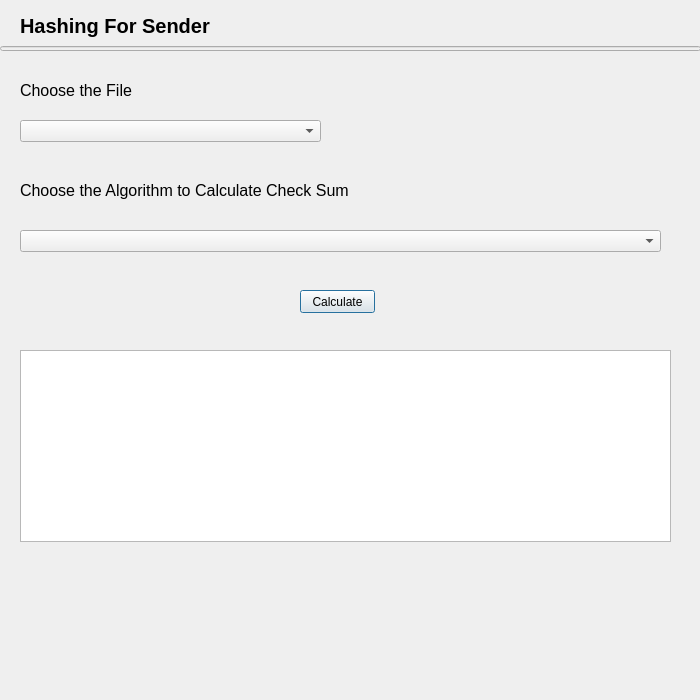
<?xml version="1.0" encoding="UTF-8"?>
<ui version="4.0">
 <class>hashing_sender</class>
 <widget class="QDialog" name="hashing_sender">
  <property name="geometry">
   <rect>
    <x>0</x>
    <y>0</y>
    <width>700</width>
    <height>700</height>
   </rect>
  </property>
  <property name="windowTitle">
   <string>Dialog</string>
  </property>
  <widget class="QComboBox" name="comboBox">
   <property name="geometry">
    <rect>
     <x>20</x>
     <y>120</y>
     <width>301</width>
     <height>22</height>
    </rect>
   </property>
  </widget>
  <widget class="QLabel" name="label_2">
   <property name="geometry">
    <rect>
     <x>20</x>
     <y>180</y>
     <width>341</width>
     <height>21</height>
    </rect>
   </property>
   <property name="font">
    <font>
     <pointsize>12</pointsize>
     <weight>50</weight>
     <bold>false</bold>
    </font>
   </property>
   <property name="text">
    <string>Choose the Algorithm to Calculate Check Sum</string>
   </property>
  </widget>
  <widget class="QPushButton" name="sender">
   <property name="geometry">
    <rect>
     <x>300</x>
     <y>290</y>
     <width>75</width>
     <height>23</height>
    </rect>
   </property>
   <property name="text">
    <string>Calculate</string>
   </property>
  </widget>
  <widget class="QLineEdit" name="lineone">
   <property name="enabled">
    <bool>false</bool>
   </property>
   <property name="geometry">
    <rect>
     <x>0</x>
     <y>46</y>
     <width>701</width>
     <height>5</height>
    </rect>
   </property>
   <property name="font">
    <font>
     <pointsize>1</pointsize>
    </font>
   </property>
  </widget>
  <widget class="QLabel" name="title_hashingsender">
   <property name="geometry">
    <rect>
     <x>20</x>
     <y>10</y>
     <width>271</width>
     <height>31</height>
    </rect>
   </property>
   <property name="font">
    <font>
     <pointsize>15</pointsize>
     <weight>75</weight>
     <bold>true</bold>
    </font>
   </property>
   <property name="text">
    <string>Hashing For Sender</string>
   </property>
  </widget>
  <widget class="QLabel" name="label">
   <property name="geometry">
    <rect>
     <x>20</x>
     <y>80</y>
     <width>121</width>
     <height>21</height>
    </rect>
   </property>
   <property name="font">
    <font>
     <pointsize>12</pointsize>
     <weight>50</weight>
     <bold>false</bold>
    </font>
   </property>
   <property name="text">
    <string>Choose the File</string>
   </property>
  </widget>
  <widget class="QTextBrowser" name="textBrowser">
   <property name="geometry">
    <rect>
     <x>20</x>
     <y>350</y>
     <width>651</width>
     <height>192</height>
    </rect>
   </property>
  </widget>
  <widget class="QComboBox" name="comboBox_2">
   <property name="geometry">
    <rect>
     <x>20</x>
     <y>230</y>
     <width>641</width>
     <height>22</height>
    </rect>
   </property>
  </widget>
 </widget>
 <resources/>
 <connections/>
</ui>
